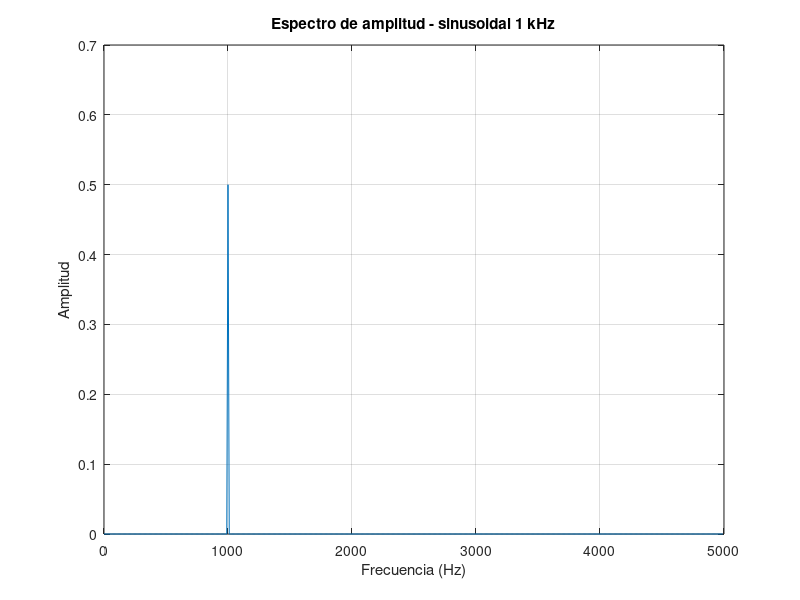

MATLAB code for this plot:

fs = 10000;           % frecuencia de muestreo
N = 1000;  
t = (0:N-1) / fs;
f0 = 1000;            % frecuencia de la señal

% Señal sinusoidal
senal = sin(2*pi*f0*t);

% FFT
fft_senal = abs(fft(senal)) / N;
f = (0:N-1) * (fs/N);   % eje de frecuencias

% Gráfica del espectro
figure;
plot(f(1:N/2), fft_senal(1:N/2));
title('Espectro de amplitud - sinusoidal 1 kHz');
xlabel('Frecuencia (Hz)');
ylabel('Amplitud');
grid on;
